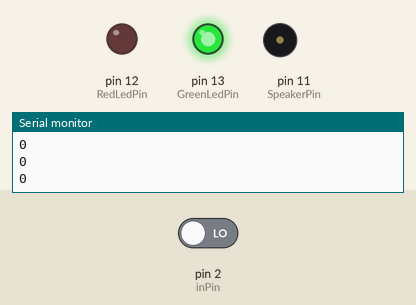
Bench run of a sketch on a simulated Arduino Uno, built with avr-gcc and run on an emulated ATmega328P. Shown: output pins drawn as LEDs (lit = HIGH), buzzer (waves = sounding), the last lines printed to the serial monitor. Inputs (shaded band) come from the test bench; at power-on: pin 2 (inPin) LOW.

Above: at 1.2 s.
1.3 s: pin 2 (inPin) driven HIGH
At 2.2 s:
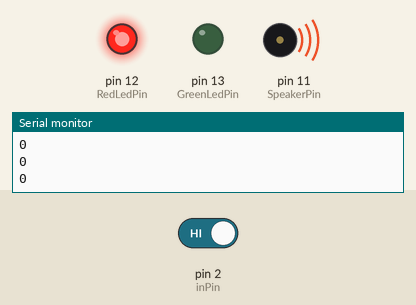
At 15.5 s:
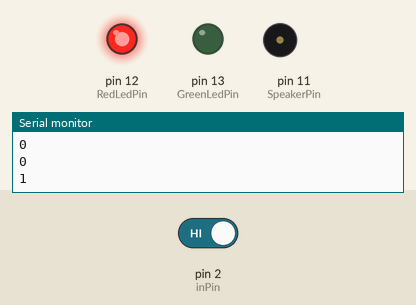
Timing chart, 0 to 31.1 s (numbered marks = the images above; inputs shaded):
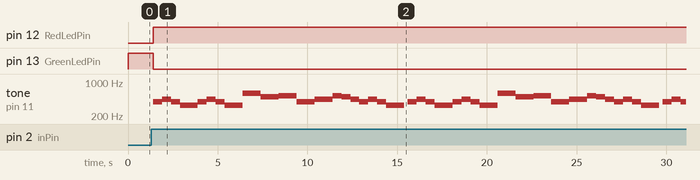

Measured:
- after the input at 1.3 s, pin 12 (RedLedPin): LOW → HIGH after 0.10 s; pin 13 (GreenLedPin): HIGH → LOW after 0.10 s; tone on pin 11 (SpeakerPin): plays 392 Hz for 0.50 s, 440 Hz for 0.50 s, 392 Hz for 0.50 s, 329 Hz for 1.0 s, 392 Hz for 0.50 s, 440 Hz for 0.50 s … (43 notes in this stretch), starting after 0.10 s

The sketch:

sensor_tilt.ino
```cpp
int RedLedPin =12;
int GreenLedPin =13;
const int SpeakerPin =11;
int inPin = 2;
int reading;
void setup() {
  pinMode (inPin,INPUT);
  pinMode (GreenLedPin,OUTPUT);
  pinMode (RedLedPin,OUTPUT);
  Serial.begin(9600);

}

void loop() {
  reading = digitalRead(inPin);
  if (reading == 1){
  digitalWrite(RedLedPin,HIGH);
  digitalWrite(GreenLedPin,LOW);
  tone(SpeakerPin, 392, 1000);
  delay(500);
  tone(SpeakerPin, 440, 500);
  delay(500);
  tone(SpeakerPin, 392, 500);
  delay(500);
  tone(SpeakerPin, 329  , 1000);
  delay(1000);
  tone(SpeakerPin, 392, 500);
  delay(500);
  tone(SpeakerPin, 440, 500);
  delay(500);
  tone(SpeakerPin, 392, 500);
  delay(500);
  tone(SpeakerPin, 329  , 1000);
  delay(1000);
  tone(SpeakerPin, 587  , 500);
  delay(500);
  tone(SpeakerPin, 587, 500);
  delay(500);
  tone(SpeakerPin, 493, 1000);
  delay(1000);

  tone(SpeakerPin, 523  , 500);
  delay(500);
  tone(SpeakerPin, 523, 500);
  delay(500);
  tone(SpeakerPin, 392, 1000);
  delay(1000);

  tone(SpeakerPin, 440  , 500);
  delay(500);
  tone(SpeakerPin, 440, 500);
  delay(500);
  tone(SpeakerPin, 523, 500);
  delay(500);
  tone(SpeakerPin, 493  , 500);
  delay(500);
  tone(SpeakerPin, 440, 500);
  delay(500);

  tone(SpeakerPin, 392, 1000);
  delay(500);
  tone(SpeakerPin, 440, 500);
  delay(500);
  tone(SpeakerPin, 392, 500);
  delay(500);
  tone(SpeakerPin, 329  , 1000);
  delay(1000);
  }else{
    digitalWrite(RedLedPin,LOW);
    digitalWrite(GreenLedPin,HIGH);
  }
  Serial.println(reading);
  delay(200);
}
```
